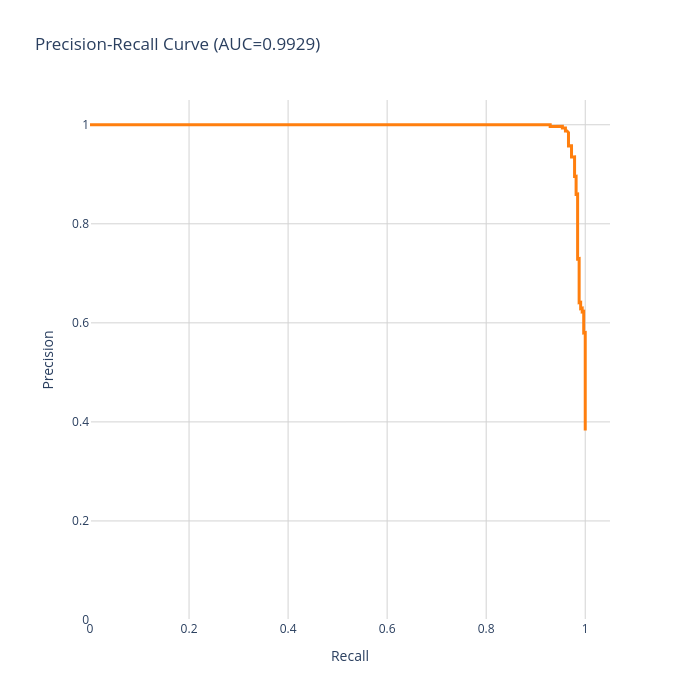

Notebook code cell kept with this figure:
### Markdown cell above
#### Precision-recall curve

### Code cell
precision, recall, thresholds = precision_recall_curve(y_target, y_prob)

df_ = pd.DataFrame(data={"precision": precision, "recall": recall, "thresh":np.append(0, thresholds)})

layout = go.Layout(
    title = f'Precision-Recall Curve (AUC={auc(recall, precision):.4f})',
    xaxis = dict(
        gridcolor='lightgrey'),
    yaxis = dict(
        gridcolor='lightgrey'), 
    paper_bgcolor='rgba(0,0,0,0)',
    plot_bgcolor='rgba(0,0,0,0)'
)

fig = go.Figure(layout=layout)
#fig.add_shape(
#    type='line', line=dict(dash='dash'),
#    x0=0, x1=1, y0=0.577, y1=0.577, name= "Baseline"
#)


fig.add_trace(go.Scatter(x=df_['recall'], y=df_['precision'], mode='lines', line=dict(color='#FF7F0E', width=3), name="curve",))

fig.update_layout(
    xaxis_title='Recall',
    yaxis_title='Precision',
    yaxis=dict(scaleanchor="x", scaleratio=1, range=[0,1.05]),
    xaxis=dict(constrain='domain', range=[0,1.05]),
    width=700, height=700
)
fig.show()
#fig, ax = plt.subplots()
#ax = setfontsize(ax, 18)
#ax.set_ylim([0, 1.1])
#ax.set_xlim([0, 1.1])
#ax.plot(df_['recall'], df_['precision'])
#ax.set_xlabel('Recall')
#ax.set_ylabel('Precision')

#plt.savefig('hist.png')

### Figure 1 — Plotly figure (JSON) as saved in the notebook; plotly's stock layout.template omitted (floating-point values rounded to 4 significant figures; data arrays with more than 128 entries replaced by an {"elided": "..."} marker saying what was removed)
{"data": [{"line": {"color": "#FF7F0E", "width": 3}, "mode": "lines", "name": "curve", "type": "scatter", "x": {"elided": "265 float values"}, "y": {"elided": "265 float values"}}], "layout": {"height": 700, "paper_bgcolor": "rgba(0, 0, 0, 0)", "plot_bgcolor": "rgba(0, 0, 0, 0)", "title": {"text": "Precision-Recall Curve (AUC=0.9929)"}, "width": 700, "xaxis": {"constrain": "domain", "domain": [0.01852, 0.9815], "gridcolor": "lightgrey", "range": [0, 1.05], "title": {"text": "Recall"}, "type": "linear"}, "yaxis": {"gridcolor": "lightgrey", "range": [0, 1.05], "scaleanchor": "x", "scaleratio": 1, "title": {"text": "Precision"}, "type": "linear"}}}
